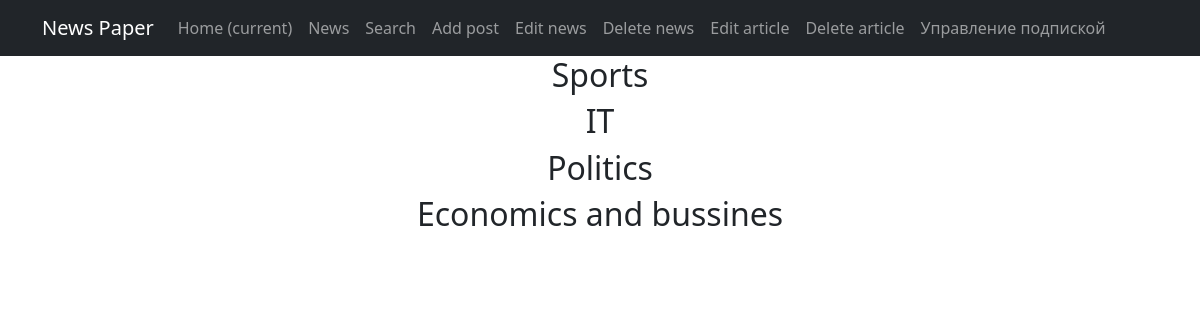
The app's page /news/categories/ with its own data.
### news/models.py (models this page shows, shortened)
class Category(models.Model):
    category_title = models.CharField(max_length=255, unique=True)
    subscribers = models.ManyToManyField(User, related_name='subscribed_categories')

### news/views.py (the view)
# urls.py: path('categories/', CategoryListView.as_view(), name='categories_list'),
class CategoryListView(ListView):
    model = Category
    template_name = 'categories_list.html'  # замените на путь к вашему фактическому шаблону
    context_object_name = 'categories'

### templates/categories_list.html (shortened to what this page needs)
{% extends 'flatpages/default.html' %}
{% block content %}
{% for category in categories %}
  <h2>{{ category.category_title }}</h2>
{% endfor %}
{% endblock %}

### records on screen
Category: category_title "Sports"
Category: category_title "IT"
Category: category_title "Politics"
Category: category_title "Economics and bussines"
